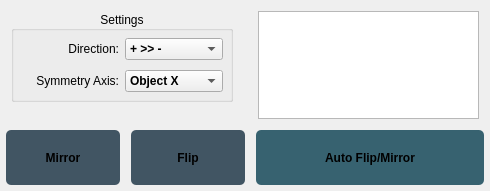
      <widget class="QWidget" name="tabMirror">
       <attribute name="title">
        <string>Mirror</string>
       </attribute>
       <layout class="QVBoxLayout" name="verticalLayout_9">
        <property name="leftMargin">
         <number>6</number>
        </property>
        <property name="topMargin">
         <number>6</number>
        </property>
        <property name="rightMargin">
         <number>6</number>
        </property>
        <property name="bottomMargin">
         <number>6</number>
        </property>
        <item>
         <widget class="QWidget" name="widget_2" native="true">
          <property name="sizePolicy">
           <sizepolicy hsizetype="Preferred" vsizetype="Minimum">
            <horstretch>0</horstretch>
            <verstretch>0</verstretch>
           </sizepolicy>
          </property>
          <layout class="QHBoxLayout" name="horizontalLayout_20">
           <property name="spacing">
            <number>25</number>
           </property>
           <property name="leftMargin">
            <number>5</number>
           </property>
           <property name="topMargin">
            <number>5</number>
           </property>
           <property name="rightMargin">
            <number>5</number>
           </property>
           <property name="bottomMargin">
            <number>5</number>
           </property>
           <item>
            <widget class="QWidget" name="widget_3" native="true">
             <property name="sizePolicy">
              <sizepolicy hsizetype="Preferred" vsizetype="Preferred">
               <horstretch>5</horstretch>
               <verstretch>0</verstretch>
              </sizepolicy>
             </property>
             <layout class="QVBoxLayout" name="verticalLayout_8">
              <property name="leftMargin">
               <number>0</number>
              </property>
              <property name="topMargin">
               <number>0</number>
              </property>
              <property name="rightMargin">
               <number>0</number>
              </property>
              <property name="bottomMargin">
               <number>0</number>
              </property>
              <item>
               <widget class="QGroupBox" name="groupBox_2">
                <property name="sizePolicy">
                 <sizepolicy hsizetype="Preferred" vsizetype="Preferred">
                  <horstretch>5</horstretch>
                  <verstretch>0</verstretch>
                 </sizepolicy>
                </property>
                <property name="title">
                 <string>Settings</string>
                </property>
                <property name="alignment">
                 <set>Qt::AlignCenter</set>
                </property>
                <layout class="QVBoxLayout" name="verticalLayout_15">
                 <property name="leftMargin">
                  <number>5</number>
                 </property>
                 <property name="topMargin">
                  <number>5</number>
                 </property>
                 <property name="rightMargin">
                  <number>5</number>
                 </property>
                 <property name="bottomMargin">
                  <number>5</number>
                 </property>
                 <item>
                  <widget class="QWidget" name="widget_8" native="true">
                   <property name="sizePolicy">
                    <sizepolicy hsizetype="Preferred" vsizetype="Preferred">
                     <horstretch>4</horstretch>
                     <verstretch>0</verstretch>
                    </sizepolicy>
                   </property>
                   <layout class="QHBoxLayout" name="horizontalLayout_25">
                    <property name="leftMargin">
                     <number>2</number>
                    </property>
                    <property name="topMargin">
                     <number>2</number>
                    </property>
                    <property name="rightMargin">
                     <number>2</number>
                    </property>
                    <property name="bottomMargin">
                     <number>2</number>
                    </property>
                    <item>
                     <widget class="QLabel" name="label_5">
                      <property name="text">
                       <string>Direction:</string>
                      </property>
                      <property name="alignment">
                       <set>Qt::AlignRight|Qt::AlignTrailing|Qt::AlignVCenter</set>
                      </property>
                     </widget>
                    </item>
                    <item>
                     <widget class="QComboBox" name="mirrorDirectionComboBox">
                      <property name="font">
                       <font>
                        <weight>75</weight>
                        <bold>true</bold>
                       </font>
                      </property>
                      <item>
                       <property name="text">
                        <string>+ &gt;&gt; -</string>
                       </property>
                      </item>
                      <item>
                       <property name="text">
                        <string>- &gt;&gt; +</string>
                       </property>
                      </item>
                     </widget>
                    </item>
                   </layout>
                  </widget>
                 </item>
                 <item>
                  <widget class="QWidget" name="widget_9" native="true">
                   <layout class="QHBoxLayout" name="horizontalLayout_27">
                    <property name="leftMargin">
                     <number>2</number>
                    </property>
                    <property name="topMargin">
                     <number>2</number>
                    </property>
                    <property name="rightMargin">
                     <number>2</number>
                    </property>
                    <property name="bottomMargin">
                     <number>2</number>
                    </property>
                    <item>
                     <widget class="QLabel" name="label_6">
                      <property name="text">
                       <string>Symmetry Axis:</string>
                      </property>
                      <property name="alignment">
                       <set>Qt::AlignRight|Qt::AlignTrailing|Qt::AlignVCenter</set>
                      </property>
                     </widget>
                    </item>
                    <item>
                     <widget class="QComboBox" name="mirrorAxisComboBox">
                      <property name="font">
                       <font>
                        <weight>75</weight>
                        <bold>true</bold>
                       </font>
                      </property>
                      <item>
                       <property name="text">
                        <string>Object X</string>
                       </property>
                      </item>
                      <item>
                       <property name="text">
                        <string>Object Y</string>
                       </property>
                      </item>
                      <item>
                       <property name="text">
                        <string>Object Z</string>
                       </property>
                      </item>
                     </widget>
                    </item>
                   </layout>
                  </widget>
                 </item>
                </layout>
               </widget>
              </item>
              <item>
               <spacer name="verticalSpacer_5">
                <property name="orientation">
                 <enum>Qt::Vertical</enum>
                </property>
                <property name="sizeType">
                 <enum>QSizePolicy::Expanding</enum>
                </property>
                <property name="sizeHint" stdset="0">
                 <size>
                  <width>17</width>
                  <height>17</height>
                 </size>
                </property>
               </spacer>
              </item>
             </layout>
            </widget>
           </item>
           <item>
            <widget class="MirrorTableView" name="mirrorTableView">
             <property name="sizePolicy">
              <sizepolicy hsizetype="Preferred" vsizetype="Ignored">
               <horstretch>5</horstretch>
               <verstretch>0</verstretch>
              </sizepolicy>
             </property>
             <property name="editTriggers">
              <set>QAbstractItemView::DoubleClicked|QAbstractItemView::SelectedClicked</set>
             </property>
             <property name="sortingEnabled">
              <bool>false</bool>
             </property>
            </widget>
           </item>
          </layout>
         </widget>
        </item>
        <item>
         <widget class="QWidget" name="mirrorButtonLayout" native="true">
          <property name="sizePolicy">
           <sizepolicy hsizetype="Minimum" vsizetype="Fixed">
            <horstretch>10</horstretch>
            <verstretch>0</verstretch>
           </sizepolicy>
          </property>
          <property name="minimumSize">
           <size>
            <width>0</width>
            <height>55</height>
           </size>
          </property>
          <layout class="QHBoxLayout" name="horizontalLayout_19">
           <property name="spacing">
            <number>11</number>
           </property>
           <property name="leftMargin">
            <number>0</number>
           </property>
           <property name="topMargin">
            <number>0</number>
           </property>
           <property name="rightMargin">
            <number>0</number>
           </property>
           <property name="bottomMargin">
            <number>0</number>
           </property>
           <item>
            <widget class="QPushButton" name="mirrorButton">
             <property name="sizePolicy">
              <sizepolicy hsizetype="Minimum" vsizetype="Maximum">
               <horstretch>25</horstretch>
               <verstretch>0</verstretch>
              </sizepolicy>
             </property>
             <property name="minimumSize">
              <size>
               <width>0</width>
               <height>0</height>
              </size>
             </property>
             <property name="maximumSize">
              <size>
               <width>16777215</width>
               <height>60</height>
              </size>
             </property>
             <property name="styleSheet">
              <string notr="true">QPushButton {
    background-color: #415563;
    border-radius: 5px;

	font-weight: bold;

}
QPushButton:hover {
    background-color: #628095;
}
QPushButton:pressed {
    background-color: #0f1a1e;
}</string>
             </property>
             <property name="text">
              <string>Mirror</string>
             </property>
            </widget>
           </item>
           <item>
            <widget class="QPushButton" name="flipButton">
             <property name="sizePolicy">
              <sizepolicy hsizetype="Minimum" vsizetype="Maximum">
               <horstretch>25</horstretch>
               <verstretch>0</verstretch>
              </sizepolicy>
             </property>
             <property name="minimumSize">
              <size>
               <width>0</width>
               <height>0</height>
              </size>
             </property>
             <property name="maximumSize">
              <size>
               <width>16777215</width>
               <height>60</height>
              </size>
             </property>
             <property name="styleSheet">
              <string notr="true">QPushButton {
    background-color: #415563;
    border-radius: 5px;

	font-weight: bold;

}
QPushButton:hover {
    background-color: #628095;
}
QPushButton:pressed {
    background-color: #0f1a1e;
}</string>
             </property>
             <property name="text">
              <string>Flip</string>
             </property>
            </widget>
           </item>
           <item>
            <widget class="QPushButton" name="mirrorAutoButton">
             <property name="sizePolicy">
              <sizepolicy hsizetype="Minimum" vsizetype="Maximum">
               <horstretch>50</horstretch>
               <verstretch>0</verstretch>
              </sizepolicy>
             </property>
             <property name="minimumSize">
              <size>
               <width>0</width>
               <height>0</height>
              </size>
             </property>
             <property name="maximumSize">
              <size>
               <width>16777215</width>
               <height>60</height>
              </size>
             </property>
             <property name="styleSheet">
              <string notr="true">QPushButton {
    background-color: #376270;
    border-radius: 5px;

	font-weight: bold;

}
QPushButton:hover {
    background-color: #478893;
}
QPushButton:pressed {
    background-color: #0f1a1e;
}</string>
             </property>
             <property name="text">
              <string>Auto Flip/Mirror</string>
             </property>
            </widget>
           </item>
          </layout>
         </widget>
        </item>
       </layout>
      </widget>
